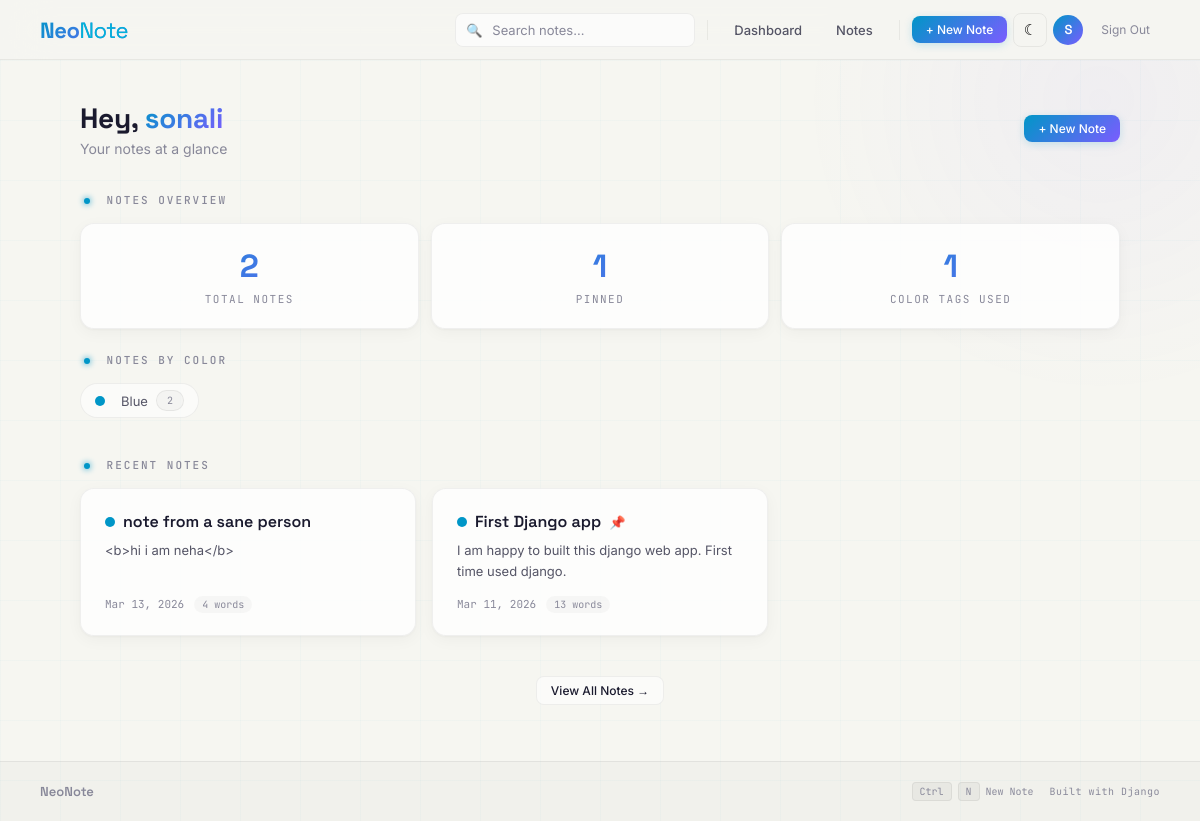
Screenshot of /notes/dashboard/ (signed in) with the database file from the repository.
### notes/models.py (models this page shows, shortened)
class Note(models.Model):
    COLOR_CHOICES = [
        ('blue', 'Blue'),
        ('purple', 'Purple'),
        ('cyan', 'Cyan'),
        ('pink', 'Pink'),
        ('green', 'Green'),
        ('orange', 'Orange'),
    ]
    user = models.ForeignKey(User, on_delete=models.CASCADE, related_name='notes', null=True, blank=True)
    title = models.CharField(max_length=200)
    body = models.TextField()
    color_tag = models.CharField(max_length=10, choices=COLOR_CHOICES, default='blue')
    pinned = models.BooleanField(default=False)
    share_token = models.UUIDField(null=True, blank=True, unique=True)
    is_shared = models.BooleanField(default=False)
    updated_at = models.DateTimeField(auto_now=True)
    created_at = models.DateTimeField(auto_now_add=True)
    @property
    def word_count(self):
        return len(self.body.split())

### notes/views.py (the view)
# urls.py: path('dashboard/', views.expense_dashboard, name='expense_dashboard'),
@login_required
def dashboard(request):
    user_notes = Note.objects.filter(user=request.user)
    total = user_notes.count()
    pinned = user_notes.filter(pinned=True).count()
    recent = user_notes.order_by('-updated_at')[:5]
    colors = {}
    for note in user_notes:
        colors[note.color_tag] = colors.get(note.color_tag, 0) + 1
    return render(request, 'notes/dashboard.html', {
        'total': total,
        'pinned': pinned,
        'recent': recent,
        'colors': colors,
    })

### notes/templates/notes/dashboard.html (shortened to what this page needs)
{% extends "notes/base.html" %}
{% block content %}
<div id="real-dashboard" style="display:none;">
<div class="animate-in">
    <div class="page-header">
        <div>
            <h1 class="page-title">Hey, <span class="highlight">{{ request.user.username }}</span></h1>
            <p class="page-subtitle">Your notes at a glance</p>
        </div>
        <div class="header-actions">
            <a href="{% url 'note_create' %}" class="btn btn-primary btn-sm">+ New Note</a>
        </div>
    </div>
    <div class="section-label">
        <span class="dot dot-blue"></span> Notes Overview
    </div>
    <div class="stats-grid">
        <div class="stat-card">
            <div class="stat-number">{{ total }}</div>
            <div class="stat-label">Total Notes</div>
        </div>
        <div class="stat-card">
            <div class="stat-number">{{ pinned }}</div>
            <div class="stat-label">Pinned</div>
        </div>
        <div class="stat-card">
            <div class="stat-number">{{ colors|length }}</div>
            <div class="stat-label">Color Tags Used</div>
        </div>
    </div>
    {% if colors %}
    <div class="section-label">
        <span class="dot dot-blue"></span> Notes by Color
    </div>
    <div class="color-stats-row">
        {% for color, count in colors.items %}
        <div class="color-stat">
            <span class="color-tag color-{{ color }}"></span>
            <span class="color-stat-name">{{ color|title }}</span>
            <span class="badge">{{ count }}</span>
        </div>
        {% endfor %}
    </div>
    {% endif %}
    {% if recent %}
    <div class="section-label">
        <span class="dot dot-blue"></span> Recent Notes
    </div>
    <div class="notes-grid">
        {% for note in recent %}
        <div class="note-card tag-{{ note.color_tag }}">
            <a href="{% url 'note_detail' note.pk %}" class="note-card-link">
                <div class="note-card-header">
                    <div class="note-card-title-row">
                        <span class="color-tag color-{{ note.color_tag }}"></span>
                        <h3 class="note-card-title">{{ note.title }}</h3>
                        {% if note.pinned %}<span class="pin-icon">&#128204;</span>{% endif %}
                    </div>
                </div>
                <p class="note-card-body">{{ note.body|truncatewords:20 }}</p>
            </a>
            <div class="note-card-meta">
                <div class="note-card-info">
                    <span class="note-card-date">{{ note.updated_at|date:"M d, Y" }}</span>
                    <span class="word-count">{{ note.word_count }} words</span>
                </div>
            </div>
        </div>
        {% endfor %}
    </div>
    <div class="center-link">
        <a href="{% url 'note_list' %}" class="btn btn-ghost btn-sm">View All Notes &rarr;</a>
    </div>
    {% endif %}
</div>
</div>
{% endblock %}

### notes/templates/notes/base.html (shortened to what this page needs)
<!DOCTYPE html>
<html lang="en">
<head>
</head>
<body>
    <nav class="navbar" role="navigation" aria-label="Main navigation">
        <a href="{% url 'home' %}" class="navbar-brand" aria-label="NeoNote Home">Neo<span>Note</span></a>
        <div class="navbar-actions" id="navActions">
            {% block nav_search %}
            <form method="get" action="{% url 'note_list' %}" class="search-wrapper" role="search">
                <span class="search-icon" aria-hidden="true">&#128269;</span>
                <input type="text" name="q" class="search-bar" placeholder="Search notes..." value="{{ query|default:'' }}" aria-label="Search notes">
            </form>
            {% endblock %}
            {% block nav_links %}
            <a href="{% url 'dashboard' %}" class="nav-link">Dashboard</a>
            <a href="{% url 'note_list' %}" class="nav-link">Notes</a>
            {% endblock %}
            {% block nav_new_btn %}
            <a href="{% url 'note_create' %}" class="btn btn-primary btn-sm">+ New Note</a>
            {% endblock %}
            <button class="theme-toggle" id="themeToggle" aria-label="Toggle dark mode">&#9790;</button>
            <div class="user-menu">
                <span class="user-avatar" aria-hidden="true">{{ request.user.username|make_list|first|upper }}</span>
                <a href="{% url 'signout' %}" class="signout-link">Sign Out</a>
            </div>
        </div>
    </nav>
    <main class="main-container" role="main">
        {% block content %}{% endblock %}
    </main>
    <footer class="site-footer">
        <span class="footer-brand">NeoNote</span>
        <div class="footer-links">
            <span class="footer-kbd">
                <span class="kbd">Ctrl</span><span class="kbd">N</span> New Note
            </span>
            <span class="footer-text">Built with Django</span>
        </div>
    </footer>
</body>
</html>

### notes/templates/notes/dashboard.html (style rules this page uses)
.page-subtitle { color: var(--text-muted); font-size: 14px; margin-top: 4px; }
.header-actions { display: flex; gap: 8px; }
.stats-grid { display: grid; grid-template-columns: repeat(auto-fit, minmax(200px, 1fr)); gap: 12px; margin-bottom: 24px; }
.stat-card { background: var(--bg-card); border: 1px solid var(--border-glass); border-radius: var(--radius); padding: 22px; text-align: center; backdrop-filter: blur(10px); box-shadow: var(--shadow-soft); transition: all 0.2s ease; }
.stat-number { font-family: 'Space Grotesk', sans-serif; font-size: 32px; font-weight: 700; background: linear-gradient(135deg, var(--accent-blue), var(--accent-purple)); -webkit-background-clip: text; -webkit-text-fill-color: transparent; background-clip: text; }
.stat-label { font-family: 'JetBrains Mono', monospace; font-size: 11px; text-transform: uppercase; letter-spacing: 1.5px; color: var(--text-muted); margin-top: 6px; }
.color-stats-row { display: flex; gap: 10px; flex-wrap: wrap; margin-bottom: 40px; }
.color-stat { display: flex; align-items: center; gap: 8px; background: var(--input-bg); border: 1px solid var(--border-glass); border-radius: 50px; padding: 6px 14px; }
.color-stat-name { font-size: 13px; color: var(--text-secondary); }
.center-link { text-align: center; margin-top: 4px; margin-bottom: 16px; }

### rows the page displays
Note: colors "Blue", title "First Django app", body "I am happy to built this django web app. First time used django.", updated_at "Mar 11, 2026", word_count "13"
Note: title "note from a sane person", body "<b>hi i am neha</b>", updated_at "Mar 13, 2026", word_count "4"

### other values shown
{{ request.user.username|make_list|first|upper }} "S"
{{ request.user.username }} "sonali"
{{ total }} "2"
{{ pinned }} "1"
{{ colors|length }} "1"
{{ count }} "2"
